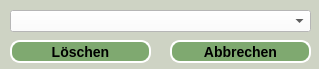
<?xml version="1.0" encoding="UTF-8"?>
<ui version="4.0">
 <class>delete_dialog</class>
 <widget class="QDialog" name="delete_dialog">
  <property name="geometry">
   <rect>
    <x>0</x>
    <y>0</y>
    <width>319</width>
    <height>69</height>
   </rect>
  </property>
  <property name="windowTitle">
   <string>Delete</string>
  </property>
  <property name="styleSheet">
   <string notr="true">background-color: rgb(206, 211, 196);</string>
  </property>
  <widget class="QComboBox" name="select_box">
   <property name="geometry">
    <rect>
     <x>10</x>
     <y>10</y>
     <width>301</width>
     <height>22</height>
    </rect>
   </property>
   <property name="styleSheet">
    <string notr="true">background-color: rgb(255, 255, 255);
color: rgb(0, 0, 0);
selection-color: rgb(255, 255, 255);
selection-background-color: rgb(151, 145, 174);</string>
   </property>
  </widget>
  <widget class="QPushButton" name="delete_button">
   <property name="geometry">
    <rect>
     <x>10</x>
     <y>40</y>
     <width>141</width>
     <height>23</height>
    </rect>
   </property>
   <property name="styleSheet">
    <string notr="true">background-color: rgb(127, 169, 112);
border-style: outset;
border-width: 2px;
border-radius:  10px;
border-color: white;
font: bold 14px;</string>
   </property>
   <property name="text">
    <string>Löschen</string>
   </property>
  </widget>
  <widget class="QPushButton" name="exit_button">
   <property name="geometry">
    <rect>
     <x>170</x>
     <y>40</y>
     <width>141</width>
     <height>23</height>
    </rect>
   </property>
   <property name="styleSheet">
    <string notr="true">background-color: rgb(127, 169, 112);
border-style: outset;
border-width: 2px;
border-radius:  10px;
border-color: white;
font: bold 14px;</string>
   </property>
   <property name="text">
    <string>Abbrechen</string>
   </property>
  </widget>
 </widget>
 <resources/>
 <connections>
  <connection>
   <sender>exit_button</sender>
   <signal>clicked()</signal>
   <receiver>delete_dialog</receiver>
   <slot>close()</slot>
   <hints>
    <hint type="sourcelabel">
     <x>240</x>
     <y>311</y>
    </hint>
    <hint type="destinationlabel">
     <x>160</x>
     <y>162</y>
    </hint>
   </hints>
  </connection>
 </connections>
</ui>
